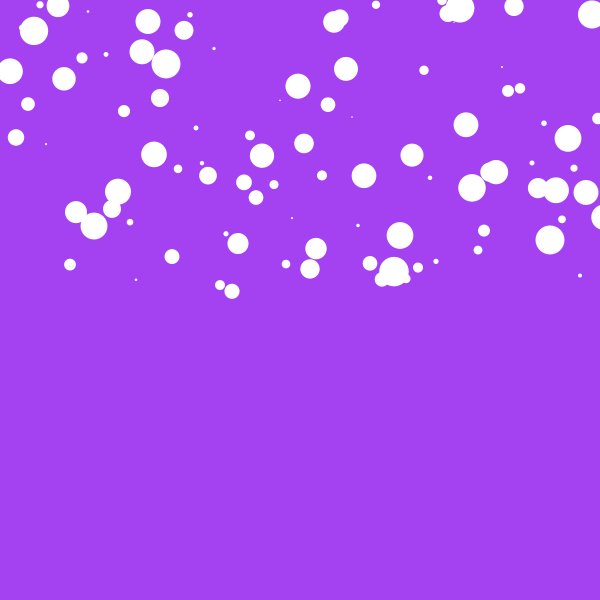
Frame 1 (no input)
Frame 60 (the mouse pressed at the canvas centre just before this capture): identical to frame 1, image omitted
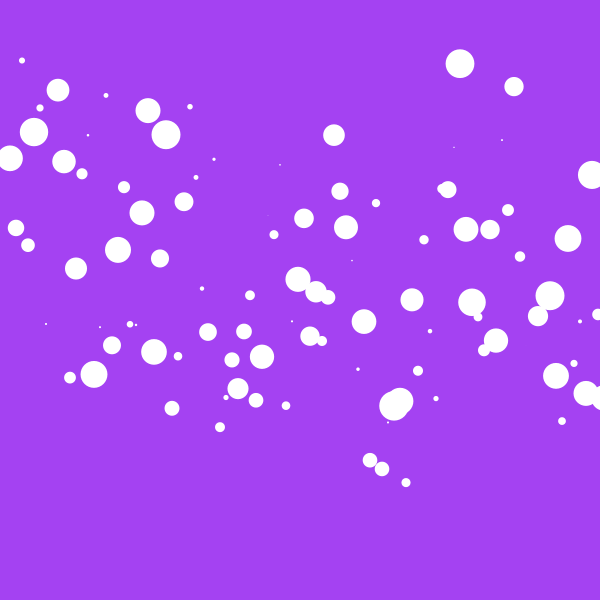
Frame 120 (the mouse held since frame 60 and released just before this capture)

The Processing sketch that drew these frames (run headless with seeded random() and noise(); from frame 60 on, the mouse is pressed at the canvas centre):

// Processing sketch: processing_105634
// ── processing_105634.pde

float []xPos;
float []yPos;
float []xSpeed;
float []ySpeed;
float []ballSize;
float speed;
float gravity;
int numBalls;
int colorR;
int colorG;
int colorB;

boolean fall;

void setup() {
  size (600, 600);

  //set up color
  colorR = int(random(0, 255));
  colorG = int(random(0, 255));
  colorB = int(random(0, 255));
  background (colorR, colorG, colorB);
  text("Aug.5th.2013", 100, 100);

  //set up ball related numbers
  fill (255);
  noStroke();
  numBalls= 100;
  gravity = 0.5;

  // set up array
  xSpeed = new float[numBalls];
  ySpeed = new float[numBalls];
  xPos = new float[numBalls];
  yPos = new float[numBalls];
  ballSize = new float[numBalls];

  // declare the xPos, yPos and ballSize
  for (int i=0; i<numBalls; i++) {
    xPos[i] = i * (width/numBalls) + 10;
    yPos[i] = random (0, width/2);
    ballSize [i] = random (0, 30);
    ySpeed [i] = random (0, 3);
  }
}

// make the ball drop
void draw() {
  background (colorR, colorG, colorB);

  for (int i=0; i<numBalls; i++) {
    if (fall == true) {
      yPos[i] = yPos[i]+ySpeed[i] + gravity;
    }
    if (yPos[i] > height) {
      ySpeed[i]*=-0.5;
    }
    ellipse (xPos[i], yPos[i], ballSize[i], ballSize[i]);
  }
}

void mousePressed() {
  fall = true;
}
